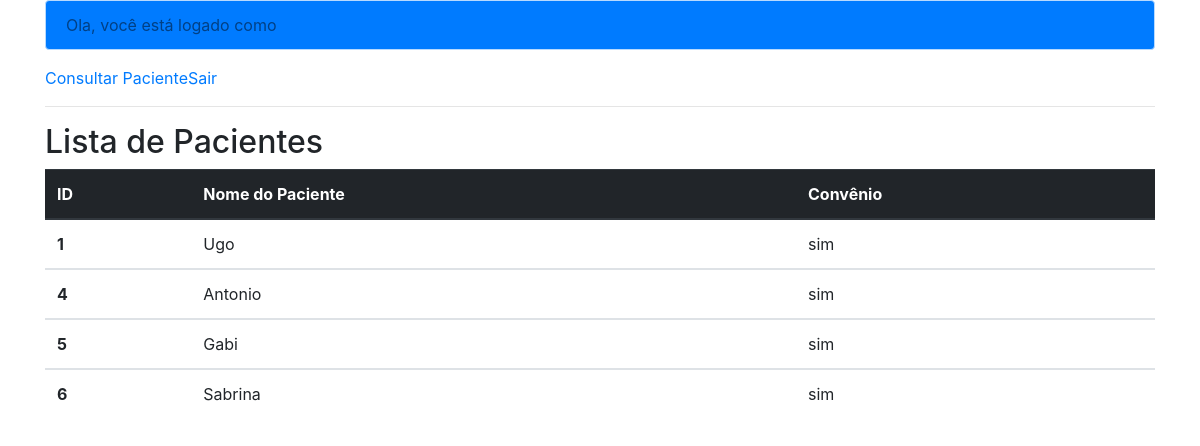
The app's page /consultaPacienteConvenio.php with its own data.
### tables this page shows
CREATE TABLE IF NOT EXISTS `tb_paciente` (
  `id_paciente` int NOT NULL AUTO_INCREMENT,
  `paciente` varchar(80) NOT NULL,
  `tipo_sanguineo` char(2) NOT NULL,
  `fator_rh` char(1) NOT NULL,
  `convenio` tinyint(1) NOT NULL,
  PRIMARY KEY (`id_paciente`)
);

### consultaPacienteConvenio.php (the view, shortened to what this page needs)
<!DOCTYPE html>
<html lang="pt-br">
  <head>
  <head>
  </head>
  <body>
     <?php
     include "menu.php";
	 ?>
  <div class="container">
    <h2> Lista de Pacientes </h2>
   		<table class="table">
  		<thead class="thead-dark">
	<?php
          include("conexao.php");
		 $comandoSql="select * from tb_paciente where convenio=1";
		 $resultado= mysqli_query($con, $comandoSql);
		     ?>
			<tr>
      			<th scope="col">ID</th>
      			<th scope="col">Nome do Paciente</th>
      			<th scope="col">Convênio</th>
    		</tr>
			 </thead>
			<?php
		while($dados=mysqli_fetch_assoc($resultado)){
			$id=$dados["id_paciente"];
			$p= $dados["paciente"];
			$c= $dados["convenio"];
			if ($c==1)
				$conv="sim";
			else
				$conv="não";
			?>
			<tbody>
				<tr>
				  <th scope="row"><?php echo "$id <br>"; ?></th>
				  <td><?php echo "$p <br> "; ?></td>
				  <td><?php echo "$conv <br>"; ?></td>
				</tbody>
			<?php
		}
    ?>
			</table>
	</div>
</body>
</html>

### records on screen
tb_paciente: id_paciente "1", paciente "Ugo", convenio "sim"
tb_paciente: id_paciente "4", paciente "Antonio", convenio "sim"
tb_paciente: id_paciente "5", paciente "Gabi", convenio "sim"
tb_paciente: id_paciente "6", paciente "Sabrina", convenio "sim"
